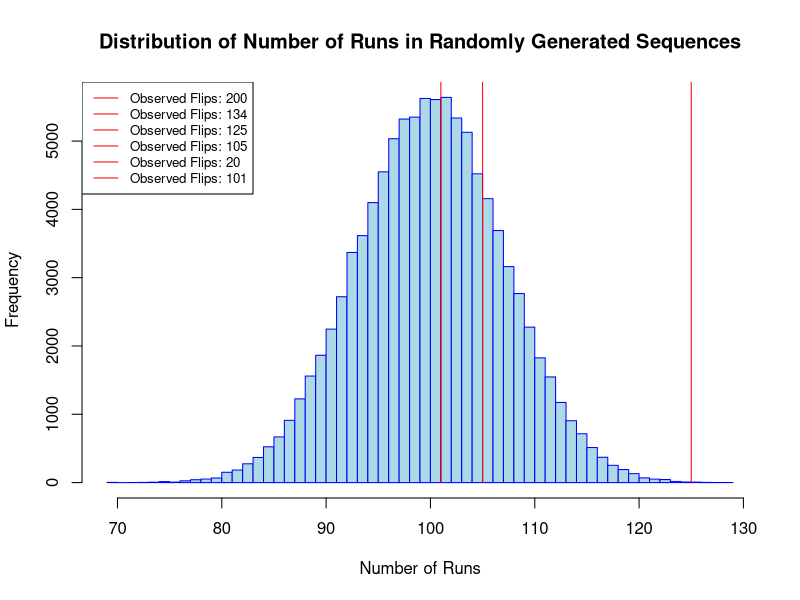
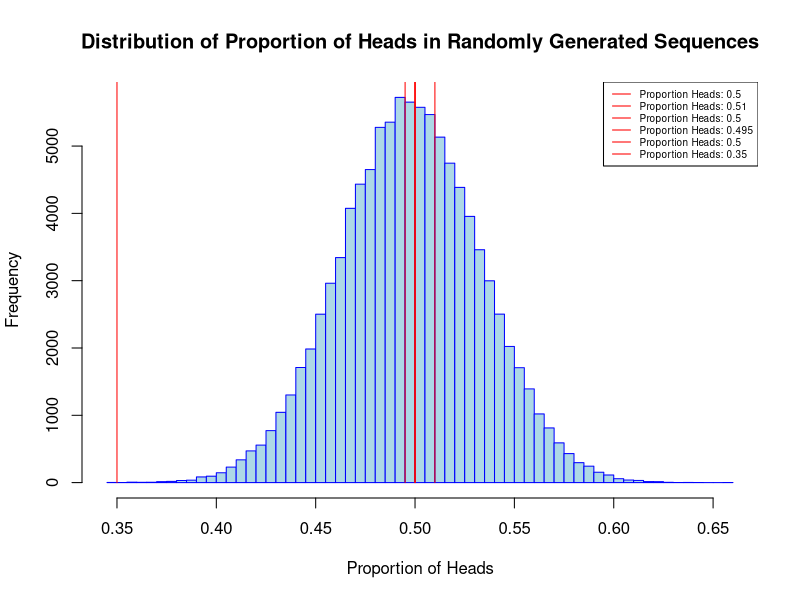
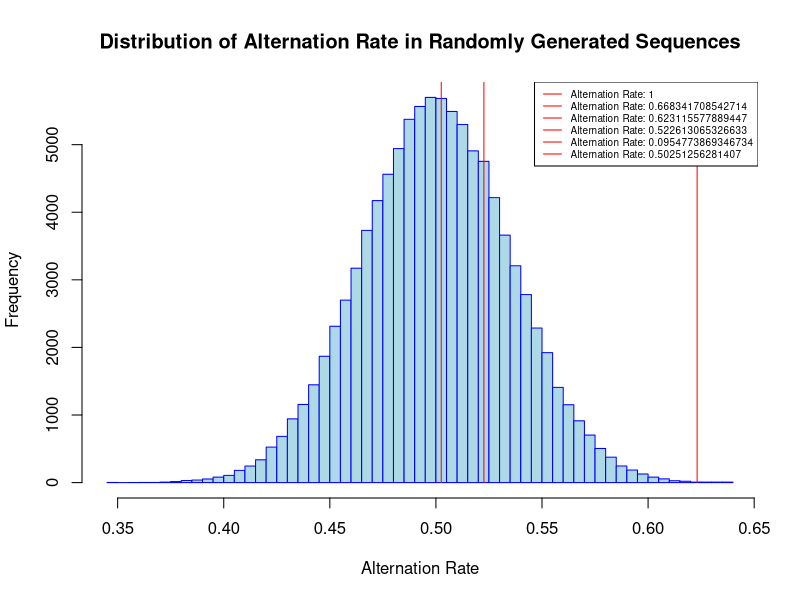
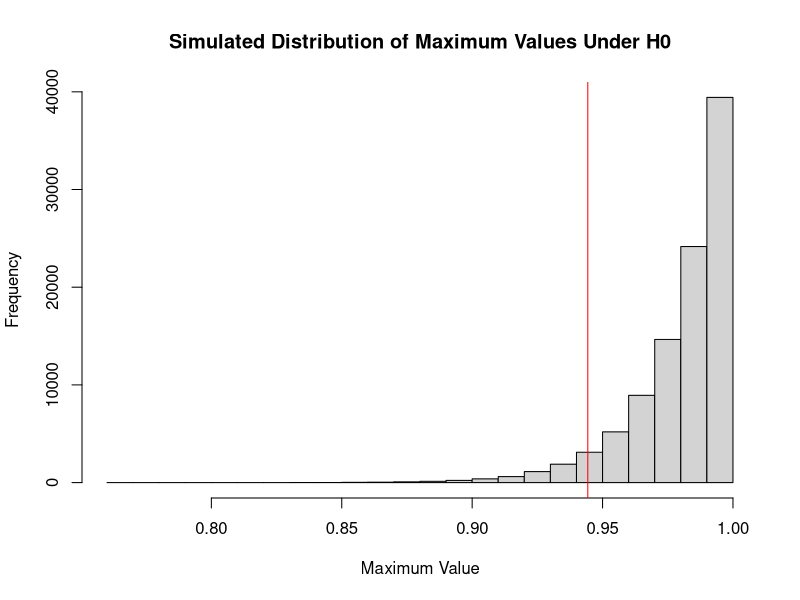
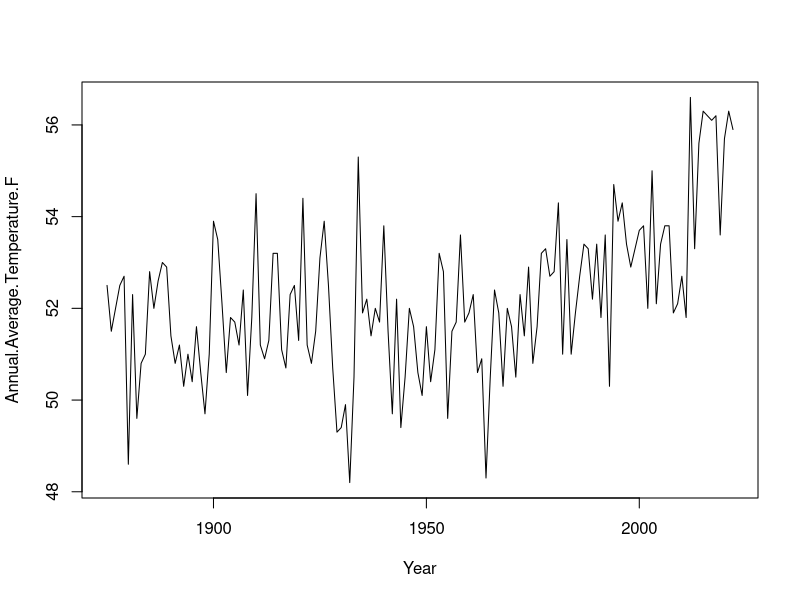
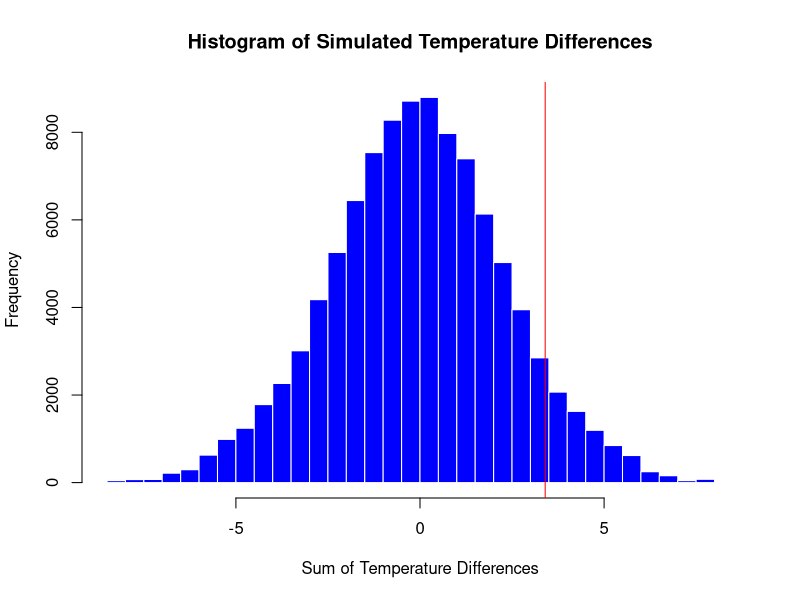

Here is the R script that generated these plots, in order: (Note: a time limit stopped this script after it produced the figures.)
## ---- chunk 1
knitr::opts_chunk$set(echo = TRUE)
## ---- chunk 2
flips1 = "HTHTHTHTHTHTHTHTHTHTHTHTHTHTHTHTHTHTHTHTHTHTHTHTHTHTHTHTHTHTHTHTHTHTHTHTHTHTHTHTHTHTHTHTHTHTHTHTHTHTHTHTHTHTHTHTHTHTHTHTHTHTHTHTHTHTHTHTHTHTHTHTHTHTHTHTHTHTHTHTHTHTHTHTHTHTHTHTHTHTHTHTHTHTHTHTHTHTHTHT"

flips2 = "HHHTHTTTHHTHHTHHHTTTTHTHTHHTTHTHHHTHHTHTTTHTHHHTHTTTHTHTHHTHTHTTHTHHTHTHTTTHTHHHTHTHTTHTHTHHTHTHTHHHTHTTTHTHHTHTHTHHTTTHTHHTHHTTTTHTHTHHHTHTTHTHHTHTHTTHTHHTHTHHHTHHHTHTTTHTTHTTTHTHHHTHTHTTHTHHTHHTHTTT"

flips3 = "HHTHTHTTTHTHHHTHHTTTHTHHTHTTTHTHTHHTHTHTTHTHHHHHHTTTHTHTHHTHTTTHTHHTHTHTTTHTHHHTTHTTTHTHTHHHHTHTTHHTTTTTHTHHHTHTHTTTTTHHHTHHTHHTHHHTTTTHTHTHHHTHHTTTTTHTHHHTHTHTHTTTHTHHHTHTHTHTTHTHHTHTHTHTTTTHTHHHTHTH"

flips4 = "HTHHHHHHHTHTTHHTTHHHTHTHTTTHHTHHHTHHTTHTTTTTTTTTHTHHTTTTTHTHTHTHHTTHTTHTTTTTHHHTHTTTHTHTHHHTHTTTTHTHTHHTTHTHTTHHTHTHHHHTHTTHHTTHTTHTTHTHHHHHHTTTTTTHHHTTHTHHHHTTTHTTHHHTTHTHHTTTHHTHHTTTHTHHTHHHTHHTTHHH"

flips5 = "HHHHHHHHHHTTTTTTTTTTHHHHHHHHHHTTTTTTTTTTHHHHHHHHHHTTTTTTTTTTHHHHHHHHHHTTTTTTTTTTHHHHHHHHHHTTTTTTTTTTHHHHHHHHHHTTTTTTTTTTHHHHHHHHHHTTTTTTTTTTHHHHHHHHHHTTTTTTTTTTHHHHHHHHHHTTTTTTTTTTHHHHHHHHHHTTTTTTTTTT"

flips6 = "TTHTTTHTTTTTTTHTHTHTHTTHTTHTHHTHHTTTHHTHTTTHTHHTHHHTHTTHHTHHTTHTHTTTTHTHTTTHHTTTTTTTTHTHHTTHTTTTTTHTHTHTHTTTHTTHHTTHTTTHHTTTHTTHTTTTHTTTTHHTTTHTHTHHHTTTTTTHTHHTTTTTTTTTTTTHHHTTTHHHTTTHTTTHTHTTHTTTTTHT"

# you can use the function below to split the above sequences in vectors of flips
# split = function(str) strsplit(str, split="")[[1]]
# split(flips1)
## ---- chunk 3

split = function(str) strsplit(str, split="")[[1]]

count_runs <- function(flips) {
  runs <- rle(flips)
  return(length(runs$lengths))
}

simulate_flips <- function(n) {
  flips <- sample(c("H", "T"), size = n, replace = TRUE)
  return(flips)
}

num_runs_simulation <- function(n, num_simulations) {
  runs_count <- replicate(num_simulations, {
    simulated_flips <- simulate_flips(n)
    count_runs(simulated_flips)
  })
  return(runs_count)
}

NMC <- 1e5
num_flips <- nchar(flips1)
runs_distribution <- num_runs_simulation(num_flips, NMC)

calculate_p_value <- function(observed_runs, runs_distribution) {
  less_than_observed <- mean(runs_distribution <= observed_runs)
  greater_than_observed <- mean(runs_distribution >= observed_runs)
  p_value <- 2 * min(less_than_observed, greater_than_observed)
  p_value <- min(p_value, 1) 
  return(p_value)
}

sequences <- list(flips1, flips2, flips3, flips4, flips5, flips6)
observed_runs <- numeric(length(sequences))
p_values <- numeric(length(sequences))

for (i in seq_along(sequences)) {
  observed_runs[i] <- count_runs(split(sequences[[i]]))
  p_values[i] <- calculate_p_value(observed_runs[i], runs_distribution)
}

# Generate histogram for visualization
hist(runs_distribution, 
     main = "Distribution of Number of Runs in Randomly Generated Sequences", 
     xlab = "Number of Runs", 
     ylab = "Frequency", 
     col = "lightblue", 
     border = "blue", 
     breaks = 50) 

max_freq <- max(hist(runs_distribution, plot = FALSE)$counts)

for (obs_run in observed_runs) {
  lines(x = c(obs_run, obs_run), y = c(0, max_freq * 0.9), col = "red", lwd = 1)
}

legend("topleft", legend = paste("Observed Flips:", observed_runs), col = "red", lty = 1, cex = 0.8)

  
p_values

## ---- chunk 4

split = function(str) strsplit(str, split="")[[1]]

calculate_proportion_heads <- function(flips) {
  num_heads <- sum(flips == "H")
  proportion_heads <- num_heads / length(flips)
  return(proportion_heads)
}

simulate_flips <- function(n) {
  flips <- sample(c("H", "T"), size = n, replace = TRUE)
  return(flips)
}

simulate_proportion_heads <- function(n, num_simulations) {
  proportions <- replicate(num_simulations, {
    simulated_flips <- simulate_flips(n)
    calculate_proportion_heads(simulated_flips)
  })
  return(proportions)
}

NMC <- 1e5
num_flips <- nchar(flips1)
proportion_heads_distribution <- simulate_proportion_heads(num_flips, NMC)

calculate_p_value <- function(observed_runs, runs_distribution) {
  less_than_observed <- mean(runs_distribution <= observed_runs)
  greater_than_observed <- mean(runs_distribution >= observed_runs)
  p_value <- 2 * min(less_than_observed, greater_than_observed)
  p_value <- min(p_value, 1) 
  return(p_value)
}

sequences <- list(flips1, flips2, flips3, flips4, flips5, flips6)
observed_runs <- numeric(length(sequences))
p_values <- numeric(length(sequences))

for (i in seq_along(sequences)) {
  observed_runs[i] <- calculate_proportion_heads(split(sequences[[i]]))
  p_values[i] <- calculate_p_value(observed_runs[i], proportion_heads_distribution)
}

# Generate histogram for visualization
hist(proportion_heads_distribution, 
     main = "Distribution of Proportion of Heads in Randomly Generated Sequences", 
     xlab = "Proportion of Heads", 
     ylab = "Frequency", 
     col = "lightblue", 
     border = "blue", 
     breaks = 50) 

max_freq <- max(hist(proportion_heads_distribution, plot = FALSE)$counts)

for (obs_run in observed_runs) {
  lines(x = c(obs_run, obs_run), y = c(0, max_freq * 0.9), col = "red", lwd = 1)
}

legend("topright", legend = paste("Proportion Heads:", observed_runs), col = "red", lty = 1, cex = 0.6)

  
p_values

## ---- chunk 5

split = function(str) strsplit(str, split="")[[1]]

calculate_alternation_rate <- function(flips) {
  changes <- sum(diff(flips == "H") != 0)
  total_changes_possible <- length(flips) - 1
  alternation_rate <- changes / total_changes_possible
  return(alternation_rate)
}

simulate_flips <- function(n) {
  flips <- sample(c("H", "T"), size = n, replace = TRUE)
  return(flips)
}

simulate_alternation_rates <- function(n, num_simulations) {
  rates <- replicate(num_simulations, {
    simulated_flips <- simulate_flips(n)
    calculate_alternation_rate(simulated_flips)
  })
  return(rates)
}

NMC <- 1e5
num_flips <- nchar(flips1)
alternation_rate_distribution <- simulate_alternation_rates(num_flips, NMC)

calculate_p_value <- function(observed_runs, runs_distribution) {
  less_than_observed <- mean(runs_distribution <= observed_runs)
  greater_than_observed <- mean(runs_distribution >= observed_runs)
  p_value <- 2 * min(less_than_observed, greater_than_observed)
  p_value <- min(p_value, 1) 
  return(p_value)
}

sequences <- list(flips1, flips2, flips3, flips4, flips5, flips6)
observed_runs <- numeric(length(sequences))
p_values <- numeric(length(sequences))

for (i in seq_along(sequences)) {
  observed_runs[i] <- calculate_alternation_rate(split(sequences[[i]]))
  p_values[i] <- calculate_p_value(observed_runs[i], alternation_rate_distribution)
}

# Generate histogram for visualization
hist(alternation_rate_distribution, 
     main = "Distribution of Alternation Rate in Randomly Generated Sequences", 
     xlab = "Alternation Rate", 
     ylab = "Frequency", 
     col = "lightblue", 
     border = "blue", 
     breaks = 50) 

max_freq <- max(hist(proportion_heads_distribution, plot = FALSE)$counts)

for (obs_run in observed_runs) {
  lines(x = c(obs_run, obs_run), y = c(0, max_freq * 0.9), col = "red", lwd = 1)
}

legend("topright", legend = paste("Alternation Rate:", observed_runs), col = "red", lty = 1, cex = 0.6)

  
p_values

## ---- chunk 6

N <- log(0.05)/log(0.5)
N

## ---- chunk 7
X <- read.csv("uniform_sample.csv")$x

X
## ---- chunk 8

n <- 50  
num_simulations <- 100000
simulated_max_values <- replicate(num_simulations, max(runif(n, 0, 1)))

hist(simulated_max_values, breaks=30, main="Simulated Distribution of Maximum Values Under H0", xlab="Maximum Value")

observed_max <- max(X)
abline(v = observed_max, col = "red")

## ---- chunk 9

p_value_lower <- sum(simulated_max_values <= observed_max) / num_simulations  

p_value_lower

## ---- chunk 10
temp <- read.csv("annual_avg_temp.csv")
temps <- temp$Annual.Average.Temperature.F
plot(temp, type="l")

## ---- chunk 11

calculate_temp_differences <- function(temps) {
  temp_diffs <- diff(temps)
  
  return(sum(temp_diffs))
}

NMC <- 1e5

temps_distribution <- numeric(NMC)
for (i in 1:NMC) {
  sampled_temps <- sample(temps)
  temps_distribution[i] <- calculate_temp_differences(sampled_temps)
}

hist(temps_distribution, breaks = 50, col = "blue", border = "white",
     main = "Histogram of Simulated Temperature Differences",
     xlab = "Sum of Temperature Differences", ylab = "Frequency")

observed_sum <- calculate_temp_differences(temps)
abline(v = observed_sum, col = "red")

## ---- chunk 12

p_value_upper <- mean(temps_distribution >= observed_sum)  

p_value_upper

## ---- chunk 13

years <- temp$Year

calculate_slope <- function(temps, years) {
  lm_model <- lm(temps ~ years)
  return(coef(lm_model)[2]) 
}

NMC <- 1e5

slope_distribution <- numeric(NMC)
for (i in 1:NMC) {
  sampled_temps <- sample(temps)
  slope_distribution[i] <- calculate_slope(sampled_temps, years)
}

hist(slope_distribution, breaks = 50, col = "blue", border = "white",
     main = "Histogram of Simulated Slopes",
     xlab = "Slope", ylab = "Frequency")

observed_slope <- calculate_slope(temps, years)
abline(v = observed_slope, col = "red") 

p_value <- mean(abs(slope_distribution) >= abs(observed_slope))

p_value
